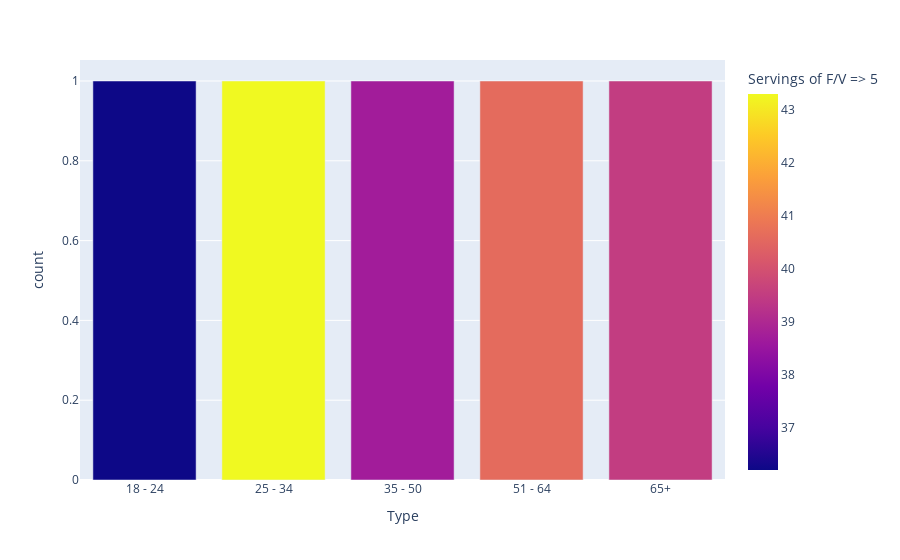

This figure's notebook cell:
### Code cell
fig5 = px.bar(adult_age, x="Type", color="Servings of F/V => 5")
fig5.show()

### Figure 1 — Plotly figure (JSON) as saved in the notebook; plotly's stock layout.template omitted (floating-point values rounded to 4 significant figures)
{"data": [{"alignmentgroup": "True", "hovertemplate": "Type=%{x}<br>count=%{y}<br>Servings of F/V => 5=%{marker.color}<extra></extra>", "legendgroup": "", "marker": {"color": [36.2, 43.3, 38.7, 40.6, 39.5], "coloraxis": "coloraxis", "pattern": {"shape": ""}}, "name": "", "offsetgroup": "", "orientation": "v", "showlegend": false, "textposition": "auto", "type": "bar", "x": ["18 - 24", "25 - 34", "35 - 50", "51 - 64", "65+"], "xaxis": "x", "y": [1, 1, 1, 1, 1], "yaxis": "y"}], "layout": {"barmode": "relative", "coloraxis": {"colorbar": {"title": {"text": "Servings of F/V => 5"}}, "colorscale": [[0, "#0d0887"], [0.1111, "#46039f"], [0.2222, "#7201a8"], [0.3333, "#9c179e"], [0.4444, "#bd3786"], [0.5556, "#d8576b"], [0.6667, "#ed7953"], [0.7778, "#fb9f3a"], [0.8889, "#fdca26"], [1, "#f0f921"]]}, "legend": {"tracegroupgap": 0}, "margin": {"t": 60}, "xaxis": {"anchor": "y", "domain": [0, 1], "title": {"text": "Type"}}, "yaxis": {"anchor": "x", "domain": [0, 1], "title": {"text": "count"}}}}
